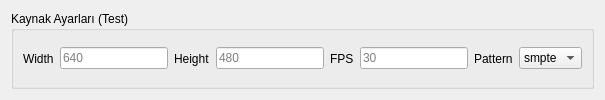
                       <widget class="QWidget" name="page_15">
                        <layout class="QVBoxLayout" name="verticalLayout_13">
                         <item>
                          <widget class="QGroupBox" name="groupBox_15">
                           <property name="title">
                            <string>Kaynak Ayarları (Test)</string>
                           </property>
                           <layout class="QHBoxLayout" name="horizontalLayout_23">
                            <item>
                             <widget class="QLabel" name="label_44">
                              <property name="text">
                               <string>Width</string>
                              </property>
                             </widget>
                            </item>
                            <item>
                             <widget class="QLineEdit" name="lineEdit_35">
                              <property name="placeholderText">
                               <string>640</string>
                              </property>
                             </widget>
                            </item>
                            <item>
                             <widget class="QLabel" name="label_45">
                              <property name="text">
                               <string>Height</string>
                              </property>
                             </widget>
                            </item>
                            <item>
                             <widget class="QLineEdit" name="lineEdit_36">
                              <property name="placeholderText">
                               <string>480</string>
                              </property>
                             </widget>
                            </item>
                            <item>
                             <widget class="QLabel" name="label_46">
                              <property name="text">
                               <string>FPS</string>
                              </property>
                             </widget>
                            </item>
                            <item>
                             <widget class="QLineEdit" name="lineEdit_37">
                              <property name="placeholderText">
                               <string>30</string>
                              </property>
                             </widget>
                            </item>
                            <item>
                             <widget class="QLabel" name="label_47">
                              <property name="text">
                               <string>Pattern</string>
                              </property>
                             </widget>
                            </item>
                            <item>
                             <widget class="QComboBox" name="comboBox_8">
                              <item>
                               <property name="text">
                                <string>smpte</string>
                               </property>
                              </item>
                              <item>
                               <property name="text">
                                <string>ball</string>
                               </property>
                              </item>
                             </widget>
                            </item>
                           </layout>
                          </widget>
                         </item>
                        </layout>
                       </widget>
